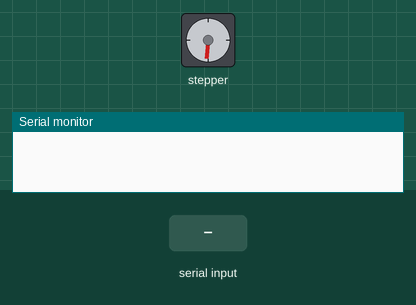
Simulated run of this program. Board: Arduino Nano 33 IoT. Shown: stepper motor, the last lines printed to the serial monitor. Inputs (shaded band) come from the test bench. Stepper angles assume 200 steps per turn.

Above: at 1.2 s.
1.3 s: "90,45\n" received over Serial
At 1.65 s:
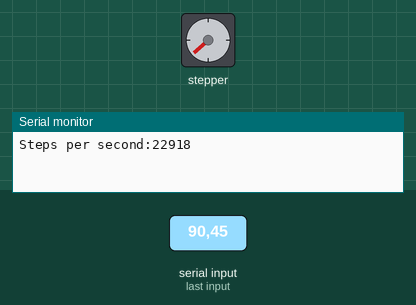
4.3 s: "5\n" received over Serial
At 4.95 s:
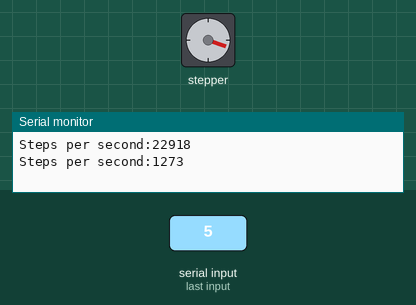
7.3 s: "30,150\n" received over Serial
At 7.65 s:
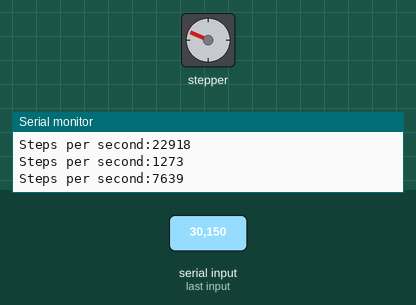
10.3 s: "5\n" received over Serial
13.3 s: "200\n" received over Serial
Timing chart, 0 to 17.3 s (numbered marks = the images above; inputs shaded):
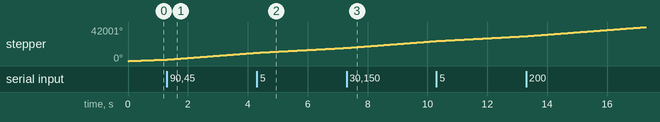

The program:

main.cpp
```cpp
#include <Arduino.h>
#include <AccelStepper.h>
#include "header.h"


//----------------------------------------------------------------
//                 Definitions, Globals and Macros
//     -  Pins
//     -  Serial
//     -  Motor
//
//----------------------------------------------------------------


moveoJoint joint_1(1600,1,A0,A1);


const byte maxLength = 10;
char inputBuffer[maxLength];
byte bufferIndex = 0;

//void decode();

int speed2steps(float speed, int pulsesRev);

//----------------------------------------------------------------
//                         Setup
//     - Pins
//     - Serial
//     - Motor
//
//----------------------------------------------------------------

void setup() {
  // put your setup code here, to run once:

  joint_1.motor.setMaxSpeed(1600);
  joint_1.motor.setSpeed(800);

  Serial.begin(9600);

}


//----------------------------------------------------------------
//                         Loop
//
//     - Read Serial Port
//     - Decode Message
//     - Update values
//
//----------------------------------------------------------------
void loop()
{

  while (Serial.available() > 0) {
    char receivedChar = Serial.read();

    // If newline is received, process the buffer
    if (receivedChar == '\n') {
      inputBuffer[bufferIndex] = '\0';  // Null-terminate the string
      float speed = atof(inputBuffer);    // Convert buffer to integer
      int steps_sec = speed2steps(speed,joint_1.pulseRev);

      // Set the speed of the stepper motor
      joint_1.motor.setSpeed(steps_sec); 	//The desired constant speed in steps per second. Positive is clockwise. Speeds of more than 1000 steps per second are unreliable
      Serial.println(String("Steps per second:")+steps_sec);
      // Reset buffer index for next input
      bufferIndex = 0;
    } else {
      // Add received character to buffer if it does not exceed maxLength
      if (bufferIndex < maxLength - 1) {
        inputBuffer[bufferIndex++] = receivedChar;
      }
    }
  }

  // Run the motor at the set speed
  joint_1.motor.runSpeed();
}

int speed2steps(float speed, int pulsesRev)
{
return int(speed*float(pulsesRev)/(2*PI)); //check
}


//void decode()
```

header.h
```cpp
#include <iostream>
using  namespace std;

//Constructer: Steps, Direction, Pulses Pin, Direction Pin
struct moveoJoint
{

    int pulseRev;
    int direction;
    int pinPulse;
    int pinDir;
    AccelStepper motor;

    moveoJoint(int step, int dir, int pPulse, int pDir)
     : pulseRev(step), direction(dir), pinPulse(pPulse), pinDir(pDir)
    {


        if (direction != 1 && direction != -1)
        {
            std::cerr << "Warning: Invalid direction value. Setting to default (1)." << std::endl;
            direction = 1;  // Set to default value
        }
        motor = AccelStepper(AccelStepper::DRIVER, pinPulse, pinDir);
    }
};
```
